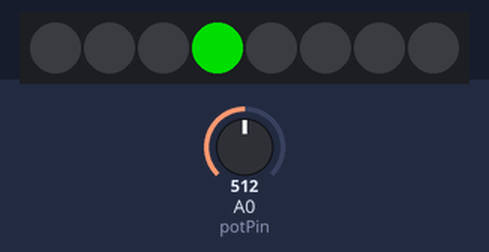
Bench run of a sketch on a simulated Arduino Uno, built with avr-gcc and run on an emulated ATmega328P. Parts: 8 RGB LEDs in strip order, left to right. Inputs (shaded band) come from the test bench; at power-on: A0 (potPin) = 512. Dim RGB values are drawn brighter than linear.

Above: at 1.3 s.
1.4 s: A0 (potPin) set to 716
At 2.6 s:
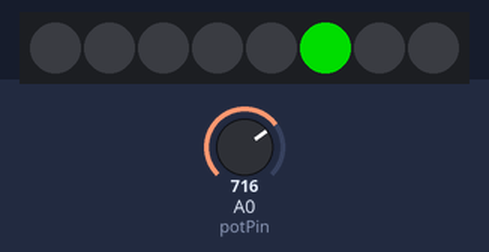
3.0 s: A0 (potPin) set to 900
At 3.8 s:
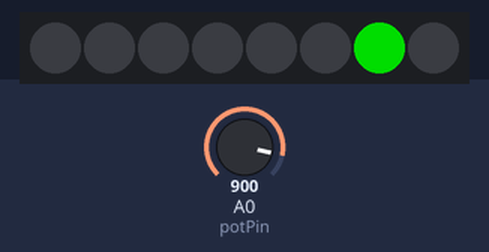
4.5 s: A0 (potPin) set to 1023
At 5.0 s:
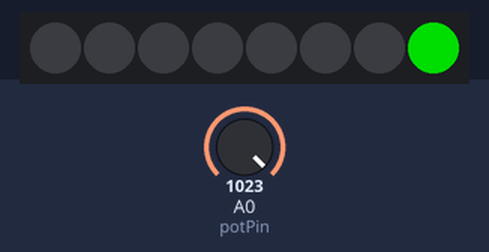
Timing chart, 0 to 7.5 s (numbered marks = the images above; inputs shaded):
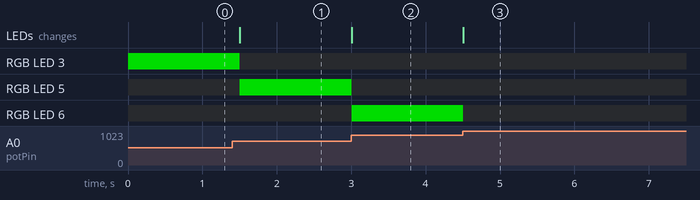

Measured:
- after the input at 1.4 s, RGB LED 3: RGB(0, 150, 0) → off after 0.10 s; RGB LED 5: off → RGB(0, 150, 0) after 0.10 s; the LEDs: change after 0.10 s (image 1)
- after the input at 3.0 s, RGB LED 5: RGB(0, 150, 0) → off at once; RGB LED 6: off → RGB(0, 150, 0) at once; the LEDs: change at once (image 2)
- after the input at 4.5 s, RGB LED 6: RGB(0, 150, 0) → off at once; the LEDs: change at once (image 3)

The sketch:

ledmozgatas.ino
```cpp
#include <Adafruit_NeoPixel.h>
#define PIN 6
#define LED_DB 8

Adafruit_NeoPixel ledSor(LED_DB, PIN, NEO_GRB + NEO_KHZ800);
int potPin = 0;
void setup() {
  ledSor.begin();
}

void loop() {
  int reading = analogRead(potPin);
  ledSor.clear();
  int numLEDSLit = reading / 114;
  if (numLEDSLit == 0) {
    ledSor.setPixelColor(0, ledSor.Color(0, 150, 0));

  }
  for (int i = 0; i < numLEDSLit; i++) {
    ledSor.clear();
      ledSor.setPixelColor(i, ledSor.Color(0, 150, 0));

  }
  ledSor.show();
  delay(500);
}
```
